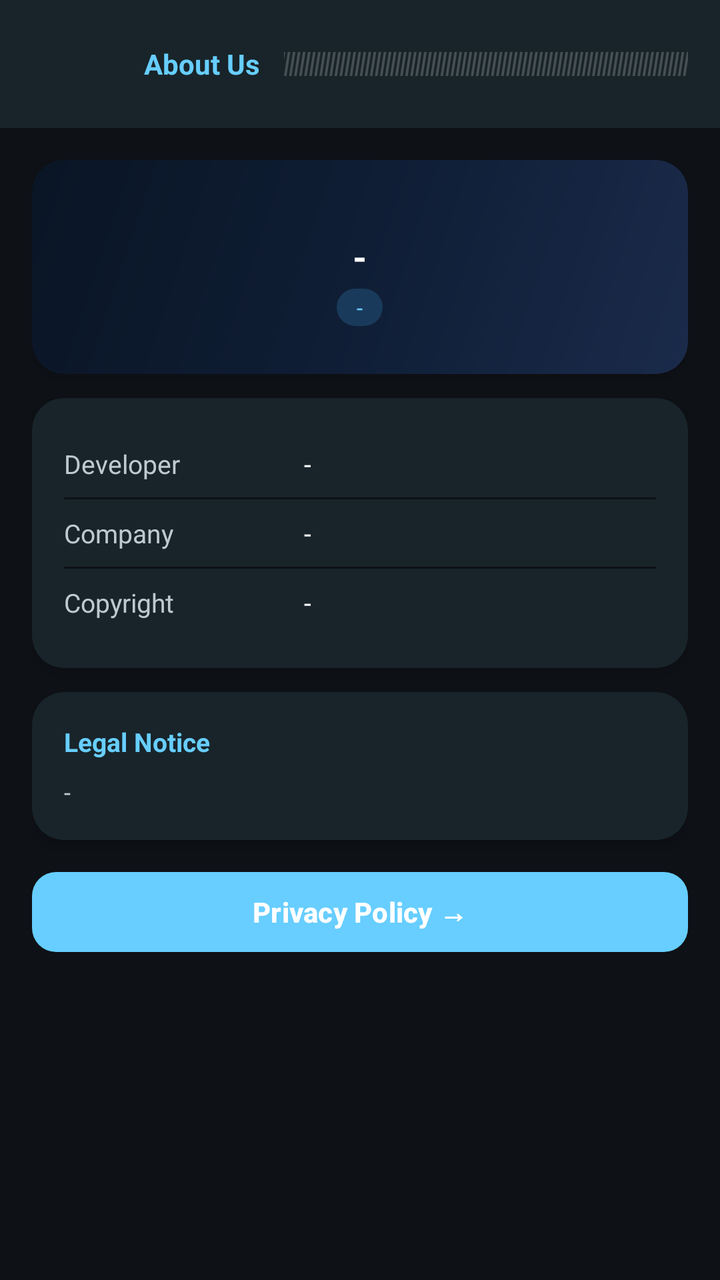
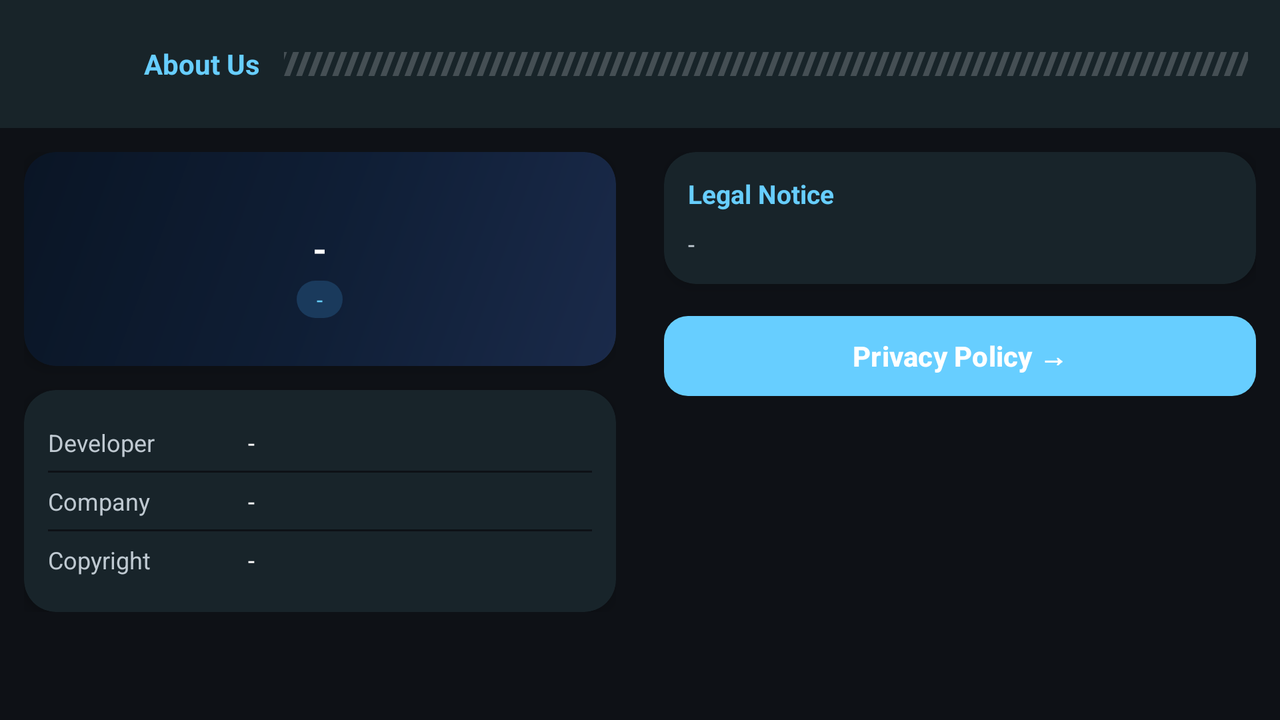

The same Android screen from two of the app's own layout files: first res/layout/ as a phone draws it, then the repository's variant for another configuration, drawn on a device whose configuration selects that folder. Both files follow.
<!-- AndroidManifest.xml: application theme Theme.PersonelTracking2026 -->
<!-- res/layout/activity_about.xml -->
<?xml version="1.0" encoding="utf-8"?>
<androidx.constraintlayout.widget.ConstraintLayout
    xmlns:android="http://schemas.android.com/apk/res/android"
    xmlns:app="http://schemas.android.com/apk/res-auto"
    xmlns:tools="http://schemas.android.com/tools"
    android:id="@+id/about"
    android:layout_width="match_parent"
    android:layout_height="match_parent"
    android:background="@color/background2"
    tools:context=".ui.about.AboutActivity">

    
    <com.google.android.material.appbar.MaterialToolbar
        android:id="@+id/toolbar"
        android:layout_width="0dp"
        android:layout_height="?attr/actionBarSize"
        android:background="@color/secondary"
        app:contentInsetStart="0dp"
        app:layout_constraintTop_toTopOf="parent"
        app:layout_constraintStart_toStartOf="parent"
        app:layout_constraintEnd_toEndOf="parent">

        <LinearLayout
            android:layout_width="match_parent"
            android:layout_height="match_parent"
            android:orientation="horizontal"
            android:gravity="center_vertical"
            android:paddingHorizontal="16dp">

            
            <ImageButton
                android:id="@+id/btnBack"
                android:layout_width="48dp"
                android:layout_height="48dp"
                android:background="?attr/selectableItemBackgroundBorderless"
                android:src="@drawable/ic_arrow_back"
                android:contentDescription="Back"
                android:scaleType="centerInside"
                app:tint="@color/white" />

            
            <TextView
                android:layout_width="wrap_content"
                android:layout_height="wrap_content"
                android:text="About Us"
                android:textColor="@color/primary"
                android:textStyle="bold"
                android:textSize="14sp"
                android:layout_marginStart="8dp" />

            
            <View
                android:layout_width="0dp"
                android:layout_height="12dp"
                android:layout_marginStart="12dp"
                android:layout_weight="1"
                android:background="@drawable/bg_toolbar_stripes" />

        </LinearLayout>

    </com.google.android.material.appbar.MaterialToolbar>

    
    <ProgressBar
        android:id="@+id/progressBar"
        android:layout_width="wrap_content"
        android:layout_height="wrap_content"
        android:indeterminateTint="@color/primary"
        android:visibility="gone"
        app:layout_constraintTop_toBottomOf="@id/toolbar"
        app:layout_constraintBottom_toBottomOf="parent"
        app:layout_constraintStart_toStartOf="parent"
        app:layout_constraintEnd_toEndOf="parent" />

    
    <androidx.core.widget.NestedScrollView
        android:id="@+id/scrollView"
        android:layout_width="0dp"
        android:layout_height="0dp"
        android:fillViewport="true"
        android:overScrollMode="never"
        android:clipToPadding="false"
        android:paddingBottom="24dp"
        app:layout_constraintTop_toBottomOf="@id/toolbar"
        app:layout_constraintBottom_toBottomOf="parent"
        app:layout_constraintStart_toStartOf="parent"
        app:layout_constraintEnd_toEndOf="parent"
        android:visibility="gone"
        tools:visibility="visible">

        <LinearLayout
            android:layout_width="match_parent"
            android:layout_height="wrap_content"
            android:orientation="vertical"
            android:padding="16dp">

            
            
            <androidx.cardview.widget.CardView
                android:id="@+id/cardBranding"
                android:layout_width="match_parent"
                android:layout_height="wrap_content"
                android:layout_marginBottom="12dp"
                app:cardCornerRadius="16dp"
                app:cardElevation="4dp"
                app:cardBackgroundColor="@android:color/transparent">

                <LinearLayout
                    android:layout_width="match_parent"
                    android:layout_height="wrap_content"
                    android:orientation="vertical"
                    android:gravity="center"
                    android:padding="24dp"
                    android:background="@drawable/bg_card_gradient">








                    <TextView
                        android:id="@+id/tvAppName"
                        android:layout_width="wrap_content"
                        android:layout_height="wrap_content"
                        android:text="-"
                        android:textColor="@color/white"
                        android:textStyle="bold"
                        android:textSize="18sp"
                        android:layout_marginTop="12dp" />

                    <TextView
                        android:id="@+id/tvAppCode"
                        android:layout_width="wrap_content"
                        android:layout_height="wrap_content"
                        android:text="-"
                        android:textColor="@color/primary"
                        android:textSize="11sp"
                        android:layout_marginTop="4dp"
                        android:background="@drawable/bg_version_badge"
                        android:paddingHorizontal="10dp"
                        android:paddingVertical="2dp" />

                </LinearLayout>

            </androidx.cardview.widget.CardView>

            
            <androidx.cardview.widget.CardView
                android:id="@+id/cardInfo"
                android:layout_width="match_parent"
                android:layout_height="wrap_content"
                android:layout_marginBottom="12dp"
                app:cardCornerRadius="16dp"
                app:cardElevation="4dp"
                app:cardBackgroundColor="@color/background">

                <LinearLayout
                    android:layout_width="match_parent"
                    android:layout_height="wrap_content"
                    android:orientation="vertical"
                    android:padding="16dp">

                    
                    <LinearLayout
                        android:layout_width="match_parent"
                        android:layout_height="wrap_content"
                        android:orientation="horizontal"
                        android:paddingVertical="8dp">

                        <TextView
                            android:layout_width="120dp"
                            android:layout_height="wrap_content"
                            android:text="Developer"
                            android:textColor="@color/gray"
                            android:textSize="13sp" />

                        <TextView
                            android:id="@+id/tvDev"
                            android:layout_width="0dp"
                            android:layout_height="wrap_content"
                            android:layout_weight="1"
                            android:text="-"
                            android:textColor="@color/white"
                            android:textSize="13sp" />

                    </LinearLayout>

                    <View
                        android:layout_width="match_parent"
                        android:layout_height="1dp"
                        android:background="@color/background2" />

                    
                    <LinearLayout
                        android:layout_width="match_parent"
                        android:layout_height="wrap_content"
                        android:orientation="horizontal"
                        android:paddingVertical="8dp">

                        <TextView
                            android:layout_width="120dp"
                            android:layout_height="wrap_content"
                            android:text="Company"
                            android:textColor="@color/gray"
                            android:textSize="13sp" />

                        <TextView
                            android:id="@+id/tvCompany"
                            android:layout_width="0dp"
                            android:layout_height="wrap_content"
                            android:layout_weight="1"
                            android:text="-"
                            android:textColor="@color/white"
                            android:textSize="13sp" />

                    </LinearLayout>

                    <View
                        android:layout_width="match_parent"
                        android:layout_height="1dp"
                        android:background="@color/background2" />

                    
                    <LinearLayout
                        android:layout_width="match_parent"
                        android:layout_height="wrap_content"
                        android:orientation="horizontal"
                        android:paddingVertical="8dp">

                        <TextView
                            android:layout_width="120dp"
                            android:layout_height="wrap_content"
                            android:text="Copyright"
                            android:textColor="@color/gray"
                            android:textSize="13sp" />

                        <TextView
                            android:id="@+id/tvCopyright"
                            android:layout_width="0dp"
                            android:layout_height="wrap_content"
                            android:layout_weight="1"
                            android:text="-"
                            android:textColor="@color/white"
                            android:textSize="13sp" />

                    </LinearLayout>

                </LinearLayout>

            </androidx.cardview.widget.CardView>

            
            <androidx.cardview.widget.CardView
                android:id="@+id/cardLegal"
                android:layout_width="match_parent"
                android:layout_height="wrap_content"
                android:layout_marginBottom="12dp"
                app:cardCornerRadius="16dp"
                app:cardElevation="4dp"
                app:cardBackgroundColor="@color/background">

                <LinearLayout
                    android:layout_width="match_parent"
                    android:layout_height="wrap_content"
                    android:orientation="vertical"
                    android:padding="16dp">

                    <TextView
                        android:layout_width="wrap_content"
                        android:layout_height="wrap_content"
                        android:text="Legal Notice"
                        android:textColor="@color/primary"
                        android:textStyle="bold"
                        android:textSize="13sp"
                        android:layout_marginBottom="8dp" />

                    <TextView
                        android:id="@+id/tvLegalNotice"
                        android:layout_width="match_parent"
                        android:layout_height="wrap_content"
                        android:text="-"
                        android:textColor="@color/gray"
                        android:textSize="12sp"
                        android:lineSpacingMultiplier="1.4" />

                </LinearLayout>

            </androidx.cardview.widget.CardView>

            
            <com.google.android.material.button.MaterialButton
                android:id="@+id/btnPrivacyPolicy"
                android:layout_width="match_parent"
                android:layout_height="48dp"
                android:text="Privacy Policy →"
                android:textStyle="bold"
                style="@style/Widget.App.PrimaryButton" />

        </LinearLayout>

    </androidx.core.widget.NestedScrollView>

</androidx.constraintlayout.widget.ConstraintLayout>
<!-- resources referenced by this layout -->
<resources>
  <color name="background">#18242A</color>
  <color name="background2">#0E1116</color>
  <color name="gray">#BFC9D1</color>
  <color name="primary">#67ceff</color>
  <color name="secondary">#182429</color>
  <color name="white">#FFFFFFFF</color>
  <!-- drawable bg_card_gradient (drawable) -->
  <?xml version="1.0" encoding="utf-8"?>
  <shape xmlns:android="http://schemas.android.com/apk/res/android"
      android:shape="rectangle">
      <gradient
          android:startColor="#1A2A4A"
          android:centerColor="#0F1E35"
          android:endColor="#0A1525"
          android:angle="135"
          android:type="linear" />
      <corners android:radius="16dp" />
  </shape>
  <!-- drawable bg_toolbar_stripes (drawable) -->
  <?xml version="1.0" encoding="utf-8"?>
  <layer-list xmlns:android="http://schemas.android.com/apk/res/android">
  
      <item>
          <shape android:shape="rectangle">
              <solid android:color="@color/secondary" />
          </shape>
      </item>
  
      <item android:drawable="@drawable/pattern_stripes" />
  
  </layer-list>
  <!-- drawable bg_version_badge (drawable) -->
  <?xml version="1.0" encoding="utf-8"?>
  <shape xmlns:android="http://schemas.android.com/apk/res/android"
      android:shape="rectangle">
      <solid android:color="#1A3A5C" />
      <corners android:radius="20dp" />
  </shape>
  <style name="Widget.App.PrimaryButton" parent="Widget.Material3.Button">
          <item name="backgroundTint">@color/btn_primary_selector</item>
          <item name="android:textColor">@color/white</item>
          <item name="cornerRadius">12dp</item>
      </style>
  <style name="Theme.PersonelTracking2026" parent="Base.Theme.PersonelTracking2026" />
  <!-- drawable pattern_stripes: vector/xml drawable (drawable, 3651 chars, omitted) -->
  <style name="Base.Theme.PersonelTracking2026" parent="Theme.Material3.DayNight.NoActionBar">
          <item name="colorPrimary">@color/primary</item>
          <item name="popupMenuStyle">@style/DarkPopupMenu</item>
          <item name="android:popupMenuStyle">@style/DarkPopupMenu</item>
      </style>
  <style name="DarkPopupMenu" parent="Widget.Material3.PopupMenu">
          <item name="android:popupBackground">@color/background</item>
          <item name="android:textColor">@color/white</item>
          <item name="android:itemBackground">@color/background</item>
          <item name="overlapAnchor">false</item>
      </style>
</resources>
<!-- res/layout-land/activity_about.xml (the repository's variant of the layout above) -->
<!-- drawn on the phone turned sideways -->
<?xml version="1.0" encoding="utf-8"?>
<androidx.constraintlayout.widget.ConstraintLayout
    xmlns:android="http://schemas.android.com/apk/res/android"
    xmlns:app="http://schemas.android.com/apk/res-auto"
    xmlns:tools="http://schemas.android.com/tools"
    android:id="@+id/about"
    android:layout_width="match_parent"
    android:layout_height="match_parent"
    android:background="@color/background2"
    tools:context=".ui.about.AboutActivity">

    
    <com.google.android.material.appbar.MaterialToolbar
        android:id="@+id/toolbar"
        android:layout_width="0dp"
        android:layout_height="?attr/actionBarSize"
        android:background="@color/secondary"
        app:contentInsetStart="0dp"
        app:layout_constraintTop_toTopOf="parent"
        app:layout_constraintStart_toStartOf="parent"
        app:layout_constraintEnd_toEndOf="parent">

        <LinearLayout
            android:layout_width="match_parent"
            android:layout_height="match_parent"
            android:orientation="horizontal"
            android:gravity="center_vertical"
            android:paddingHorizontal="16dp">

            <ImageButton
                android:id="@+id/btnBack"
                android:layout_width="48dp"
                android:layout_height="48dp"
                android:background="?attr/selectableItemBackgroundBorderless"
                android:src="@drawable/ic_arrow_back"
                android:contentDescription="Back"
                android:scaleType="centerInside"
                app:tint="@color/white" />

            <TextView
                android:layout_width="wrap_content"
                android:layout_height="wrap_content"
                android:text="About Us"
                android:textColor="@color/primary"
                android:textStyle="bold"
                android:textSize="14sp"
                android:layout_marginStart="8dp" />

            <View
                android:layout_width="0dp"
                android:layout_height="12dp"
                android:layout_marginStart="12dp"
                android:layout_weight="1"
                android:background="@drawable/bg_toolbar_stripes" />

        </LinearLayout>

    </com.google.android.material.appbar.MaterialToolbar>

    
    <ProgressBar
        android:id="@+id/progressBar"
        android:layout_width="wrap_content"
        android:layout_height="wrap_content"
        android:indeterminateTint="@color/primary"
        android:visibility="gone"
        app:layout_constraintTop_toBottomOf="@id/toolbar"
        app:layout_constraintBottom_toBottomOf="parent"
        app:layout_constraintStart_toStartOf="parent"
        app:layout_constraintEnd_toEndOf="parent" />

    
    <LinearLayout
        android:id="@+id/scrollView"
        android:layout_width="0dp"
        android:layout_height="0dp"
        android:orientation="horizontal"
        android:visibility="gone"
        tools:visibility="visible"
        app:layout_constraintTop_toBottomOf="@id/toolbar"
        app:layout_constraintBottom_toBottomOf="parent"
        app:layout_constraintStart_toStartOf="parent"
        app:layout_constraintEnd_toEndOf="parent">

        
        <androidx.core.widget.NestedScrollView
            android:layout_width="0dp"
            android:layout_height="match_parent"
            android:layout_weight="1"
            android:overScrollMode="never"
            android:clipToPadding="false"
            android:paddingBottom="16dp">

            <LinearLayout
                android:layout_width="match_parent"
                android:layout_height="wrap_content"
                android:orientation="vertical"
                android:padding="12dp">

                
                <androidx.cardview.widget.CardView
                    android:id="@+id/cardBranding"
                    android:layout_width="match_parent"
                    android:layout_height="wrap_content"
                    android:layout_marginBottom="12dp"
                    app:cardCornerRadius="16dp"
                    app:cardElevation="4dp"
                    app:cardBackgroundColor="@android:color/transparent">

                    <LinearLayout
                        android:layout_width="match_parent"
                        android:layout_height="wrap_content"
                        android:orientation="vertical"
                        android:gravity="center"
                        android:padding="24dp"
                        android:background="@drawable/bg_card_gradient">








                        <TextView
                            android:id="@+id/tvAppName"
                            android:layout_width="wrap_content"
                            android:layout_height="wrap_content"
                            android:text="-"
                            android:textColor="@color/white"
                            android:textStyle="bold"
                            android:textSize="18sp"
                            android:layout_marginTop="12dp" />

                        <TextView
                            android:id="@+id/tvAppCode"
                            android:layout_width="wrap_content"
                            android:layout_height="wrap_content"
                            android:text="-"
                            android:textColor="@color/primary"
                            android:textSize="11sp"
                            android:layout_marginTop="4dp"
                            android:background="@drawable/bg_version_badge"
                            android:paddingHorizontal="10dp"
                            android:paddingVertical="2dp" />

                    </LinearLayout>

                </androidx.cardview.widget.CardView>

                
                <androidx.cardview.widget.CardView
                    android:id="@+id/cardInfo"
                    android:layout_width="match_parent"
                    android:layout_height="wrap_content"
                    app:cardCornerRadius="16dp"
                    app:cardElevation="4dp"
                    app:cardBackgroundColor="@color/background">

                    <LinearLayout
                        android:layout_width="match_parent"
                        android:layout_height="wrap_content"
                        android:orientation="vertical"
                        android:padding="12dp">

                        <LinearLayout
                            android:layout_width="match_parent"
                            android:layout_height="wrap_content"
                            android:orientation="horizontal"
                            android:paddingVertical="6dp">

                            <TextView
                                android:layout_width="100dp"
                                android:layout_height="wrap_content"
                                android:text="Developer"
                                android:textColor="@color/gray"
                                android:textSize="12sp" />

                            <TextView
                                android:id="@+id/tvDev"
                                android:layout_width="0dp"
                                android:layout_height="wrap_content"
                                android:layout_weight="1"
                                android:text="-"
                                android:textColor="@color/white"
                                android:textSize="12sp" />

                        </LinearLayout>

                        <View
                            android:layout_width="match_parent"
                            android:layout_height="1dp"
                            android:background="@color/background2" />

                        <LinearLayout
                            android:layout_width="match_parent"
                            android:layout_height="wrap_content"
                            android:orientation="horizontal"
                            android:paddingVertical="6dp">

                            <TextView
                                android:layout_width="100dp"
                                android:layout_height="wrap_content"
                                android:text="Company"
                                android:textColor="@color/gray"
                                android:textSize="12sp" />

                            <TextView
                                android:id="@+id/tvCompany"
                                android:layout_width="0dp"
                                android:layout_height="wrap_content"
                                android:layout_weight="1"
                                android:text="-"
                                android:textColor="@color/white"
                                android:textSize="12sp" />

                        </LinearLayout>

                        <View
                            android:layout_width="match_parent"
                            android:layout_height="1dp"
                            android:background="@color/background2" />

                        <LinearLayout
                            android:layout_width="match_parent"
                            android:layout_height="wrap_content"
                            android:orientation="horizontal"
                            android:paddingVertical="6dp">

                            <TextView
                                android:layout_width="100dp"
                                android:layout_height="wrap_content"
                                android:text="Copyright"
                                android:textColor="@color/gray"
                                android:textSize="12sp" />

                            <TextView
                                android:id="@+id/tvCopyright"
                                android:layout_width="0dp"
                                android:layout_height="wrap_content"
                                android:layout_weight="1"
                                android:text="-"
                                android:textColor="@color/white"
                                android:textSize="12sp" />

                        </LinearLayout>

                    </LinearLayout>

                </androidx.cardview.widget.CardView>

            </LinearLayout>

        </androidx.core.widget.NestedScrollView>

        
        <androidx.core.widget.NestedScrollView
            android:layout_width="0dp"
            android:layout_height="match_parent"
            android:layout_weight="1"
            android:overScrollMode="never"
            android:clipToPadding="false"
            android:paddingBottom="16dp">

            <LinearLayout
                android:layout_width="match_parent"
                android:layout_height="wrap_content"
                android:orientation="vertical"
                android:padding="12dp">

                
                <androidx.cardview.widget.CardView
                    android:id="@+id/cardLegal"
                    android:layout_width="match_parent"
                    android:layout_height="wrap_content"
                    android:layout_marginBottom="12dp"
                    app:cardCornerRadius="16dp"
                    app:cardElevation="4dp"
                    app:cardBackgroundColor="@color/background">

                    <LinearLayout
                        android:layout_width="match_parent"
                        android:layout_height="wrap_content"
                        android:orientation="vertical"
                        android:padding="12dp">

                        <TextView
                            android:layout_width="wrap_content"
                            android:layout_height="wrap_content"
                            android:text="Legal Notice"
                            android:textColor="@color/primary"
                            android:textStyle="bold"
                            android:textSize="13sp"
                            android:layout_marginBottom="8dp" />

                        <TextView
                            android:id="@+id/tvLegalNotice"
                            android:layout_width="match_parent"
                            android:layout_height="wrap_content"
                            android:text="-"
                            android:textColor="@color/gray"
                            android:textSize="12sp"
                            android:lineSpacingMultiplier="1.4" />

                    </LinearLayout>

                </androidx.cardview.widget.CardView>

                
                <com.google.android.material.button.MaterialButton
                    android:id="@+id/btnPrivacyPolicy"
                    android:layout_width="match_parent"
                    android:layout_height="48dp"
                    android:text="Privacy Policy →"
                    android:textStyle="bold"
                    style="@style/Widget.App.PrimaryButton" />

            </LinearLayout>

        </androidx.core.widget.NestedScrollView>

    </LinearLayout>

</androidx.constraintlayout.widget.ConstraintLayout>
